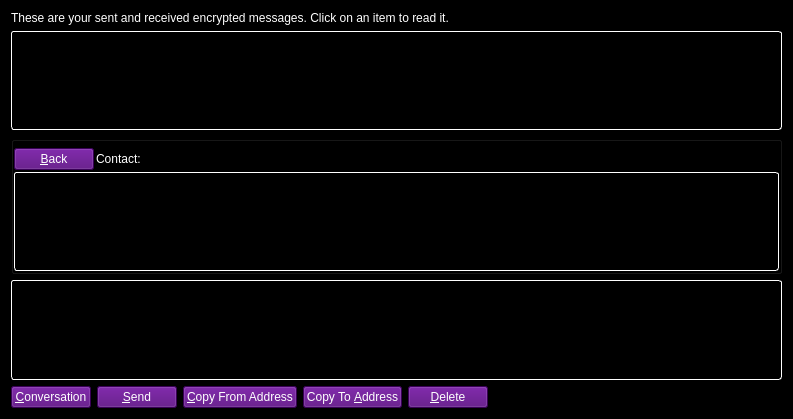
<?xml version="1.0" encoding="UTF-8"?>
<ui version="4.0">
 <class>MessagePage</class>
 <widget class="QWidget" name="MessagePage">
  <property name="geometry">
   <rect>
    <x>0</x>
    <y>0</y>
    <width>793</width>
    <height>419</height>
   </rect>
  </property>
  <property name="palette">
   <palette>
    <active>
     <colorrole role="WindowText">
      <brush brushstyle="SolidPattern">
       <color alpha="255">
        <red>255</red>
        <green>255</green>
        <blue>255</blue>
       </color>
      </brush>
     </colorrole>
     <colorrole role="Button">
      <brush brushstyle="SolidPattern">
       <color alpha="255">
        <red>0</red>
        <green>0</green>
        <blue>0</blue>
       </color>
      </brush>
     </colorrole>
     <colorrole role="Light">
      <brush brushstyle="SolidPattern">
       <color alpha="255">
        <red>0</red>
        <green>0</green>
        <blue>0</blue>
       </color>
      </brush>
     </colorrole>
     <colorrole role="Midlight">
      <brush brushstyle="SolidPattern">
       <color alpha="255">
        <red>0</red>
        <green>0</green>
        <blue>0</blue>
       </color>
      </brush>
     </colorrole>
     <colorrole role="Dark">
      <brush brushstyle="SolidPattern">
       <color alpha="255">
        <red>0</red>
        <green>0</green>
        <blue>0</blue>
       </color>
      </brush>
     </colorrole>
     <colorrole role="Mid">
      <brush brushstyle="SolidPattern">
       <color alpha="255">
        <red>0</red>
        <green>0</green>
        <blue>0</blue>
       </color>
      </brush>
     </colorrole>
     <colorrole role="Text">
      <brush brushstyle="SolidPattern">
       <color alpha="255">
        <red>255</red>
        <green>255</green>
        <blue>255</blue>
       </color>
      </brush>
     </colorrole>
     <colorrole role="BrightText">
      <brush brushstyle="SolidPattern">
       <color alpha="255">
        <red>255</red>
        <green>255</green>
        <blue>255</blue>
       </color>
      </brush>
     </colorrole>
     <colorrole role="ButtonText">
      <brush brushstyle="SolidPattern">
       <color alpha="255">
        <red>255</red>
        <green>255</green>
        <blue>255</blue>
       </color>
      </brush>
     </colorrole>
     <colorrole role="Base">
      <brush brushstyle="SolidPattern">
       <color alpha="255">
        <red>0</red>
        <green>0</green>
        <blue>0</blue>
       </color>
      </brush>
     </colorrole>
     <colorrole role="Window">
      <brush brushstyle="SolidPattern">
       <color alpha="255">
        <red>0</red>
        <green>0</green>
        <blue>0</blue>
       </color>
      </brush>
     </colorrole>
     <colorrole role="Shadow">
      <brush brushstyle="SolidPattern">
       <color alpha="255">
        <red>0</red>
        <green>0</green>
        <blue>0</blue>
       </color>
      </brush>
     </colorrole>
     <colorrole role="AlternateBase">
      <brush brushstyle="SolidPattern">
       <color alpha="255">
        <red>0</red>
        <green>0</green>
        <blue>0</blue>
       </color>
      </brush>
     </colorrole>
     <colorrole role="ToolTipBase">
      <brush brushstyle="SolidPattern">
       <color alpha="255">
        <red>255</red>
        <green>255</green>
        <blue>220</blue>
       </color>
      </brush>
     </colorrole>
     <colorrole role="ToolTipText">
      <brush brushstyle="SolidPattern">
       <color alpha="255">
        <red>0</red>
        <green>0</green>
        <blue>0</blue>
       </color>
      </brush>
     </colorrole>
    </active>
    <inactive>
     <colorrole role="WindowText">
      <brush brushstyle="SolidPattern">
       <color alpha="255">
        <red>255</red>
        <green>255</green>
        <blue>255</blue>
       </color>
      </brush>
     </colorrole>
     <colorrole role="Button">
      <brush brushstyle="SolidPattern">
       <color alpha="255">
        <red>0</red>
        <green>0</green>
        <blue>0</blue>
       </color>
      </brush>
     </colorrole>
     <colorrole role="Light">
      <brush brushstyle="SolidPattern">
       <color alpha="255">
        <red>0</red>
        <green>0</green>
        <blue>0</blue>
       </color>
      </brush>
     </colorrole>
     <colorrole role="Midlight">
      <brush brushstyle="SolidPattern">
       <color alpha="255">
        <red>0</red>
        <green>0</green>
        <blue>0</blue>
       </color>
      </brush>
     </colorrole>
     <colorrole role="Dark">
      <brush brushstyle="SolidPattern">
       <color alpha="255">
        <red>0</red>
        <green>0</green>
        <blue>0</blue>
       </color>
      </brush>
     </colorrole>
     <colorrole role="Mid">
      <brush brushstyle="SolidPattern">
       <color alpha="255">
        <red>0</red>
        <green>0</green>
        <blue>0</blue>
       </color>
      </brush>
     </colorrole>
     <colorrole role="Text">
      <brush brushstyle="SolidPattern">
       <color alpha="255">
        <red>255</red>
        <green>255</green>
        <blue>255</blue>
       </color>
      </brush>
     </colorrole>
     <colorrole role="BrightText">
      <brush brushstyle="SolidPattern">
       <color alpha="255">
        <red>255</red>
        <green>255</green>
        <blue>255</blue>
       </color>
      </brush>
     </colorrole>
     <colorrole role="ButtonText">
      <brush brushstyle="SolidPattern">
       <color alpha="255">
        <red>255</red>
        <green>255</green>
        <blue>255</blue>
       </color>
      </brush>
     </colorrole>
     <colorrole role="Base">
      <brush brushstyle="SolidPattern">
       <color alpha="255">
        <red>0</red>
        <green>0</green>
        <blue>0</blue>
       </color>
      </brush>
     </colorrole>
     <colorrole role="Window">
      <brush brushstyle="SolidPattern">
       <color alpha="255">
        <red>0</red>
        <green>0</green>
        <blue>0</blue>
       </color>
      </brush>
     </colorrole>
     <colorrole role="Shadow">
      <brush brushstyle="SolidPattern">
       <color alpha="255">
        <red>0</red>
        <green>0</green>
        <blue>0</blue>
       </color>
      </brush>
     </colorrole>
     <colorrole role="AlternateBase">
      <brush brushstyle="SolidPattern">
       <color alpha="255">
        <red>0</red>
        <green>0</green>
        <blue>0</blue>
       </color>
      </brush>
     </colorrole>
     <colorrole role="ToolTipBase">
      <brush brushstyle="SolidPattern">
       <color alpha="255">
        <red>255</red>
        <green>255</green>
        <blue>220</blue>
       </color>
      </brush>
     </colorrole>
     <colorrole role="ToolTipText">
      <brush brushstyle="SolidPattern">
       <color alpha="255">
        <red>0</red>
        <green>0</green>
        <blue>0</blue>
       </color>
      </brush>
     </colorrole>
    </inactive>
    <disabled>
     <colorrole role="WindowText">
      <brush brushstyle="SolidPattern">
       <color alpha="255">
        <red>0</red>
        <green>0</green>
        <blue>0</blue>
       </color>
      </brush>
     </colorrole>
     <colorrole role="Button">
      <brush brushstyle="SolidPattern">
       <color alpha="255">
        <red>0</red>
        <green>0</green>
        <blue>0</blue>
       </color>
      </brush>
     </colorrole>
     <colorrole role="Light">
      <brush brushstyle="SolidPattern">
       <color alpha="255">
        <red>0</red>
        <green>0</green>
        <blue>0</blue>
       </color>
      </brush>
     </colorrole>
     <colorrole role="Midlight">
      <brush brushstyle="SolidPattern">
       <color alpha="255">
        <red>0</red>
        <green>0</green>
        <blue>0</blue>
       </color>
      </brush>
     </colorrole>
     <colorrole role="Dark">
      <brush brushstyle="SolidPattern">
       <color alpha="255">
        <red>0</red>
        <green>0</green>
        <blue>0</blue>
       </color>
      </brush>
     </colorrole>
     <colorrole role="Mid">
      <brush brushstyle="SolidPattern">
       <color alpha="255">
        <red>0</red>
        <green>0</green>
        <blue>0</blue>
       </color>
      </brush>
     </colorrole>
     <colorrole role="Text">
      <brush brushstyle="SolidPattern">
       <color alpha="255">
        <red>0</red>
        <green>0</green>
        <blue>0</blue>
       </color>
      </brush>
     </colorrole>
     <colorrole role="BrightText">
      <brush brushstyle="SolidPattern">
       <color alpha="255">
        <red>255</red>
        <green>255</green>
        <blue>255</blue>
       </color>
      </brush>
     </colorrole>
     <colorrole role="ButtonText">
      <brush brushstyle="SolidPattern">
       <color alpha="255">
        <red>0</red>
        <green>0</green>
        <blue>0</blue>
       </color>
      </brush>
     </colorrole>
     <colorrole role="Base">
      <brush brushstyle="SolidPattern">
       <color alpha="255">
        <red>0</red>
        <green>0</green>
        <blue>0</blue>
       </color>
      </brush>
     </colorrole>
     <colorrole role="Window">
      <brush brushstyle="SolidPattern">
       <color alpha="255">
        <red>0</red>
        <green>0</green>
        <blue>0</blue>
       </color>
      </brush>
     </colorrole>
     <colorrole role="Shadow">
      <brush brushstyle="SolidPattern">
       <color alpha="255">
        <red>0</red>
        <green>0</green>
        <blue>0</blue>
       </color>
      </brush>
     </colorrole>
     <colorrole role="AlternateBase">
      <brush brushstyle="SolidPattern">
       <color alpha="255">
        <red>0</red>
        <green>0</green>
        <blue>0</blue>
       </color>
      </brush>
     </colorrole>
     <colorrole role="ToolTipBase">
      <brush brushstyle="SolidPattern">
       <color alpha="255">
        <red>255</red>
        <green>255</green>
        <blue>220</blue>
       </color>
      </brush>
     </colorrole>
     <colorrole role="ToolTipText">
      <brush brushstyle="SolidPattern">
       <color alpha="255">
        <red>0</red>
        <green>0</green>
        <blue>0</blue>
       </color>
      </brush>
     </colorrole>
    </disabled>
   </palette>
  </property>
  <property name="windowTitle">
   <string>Address Book</string>
  </property>
  <layout class="QVBoxLayout" name="verticalLayout_2">
   <item>
    <widget class="QLabel" name="labelExplanation">
     <property name="text">
      <string>These are your sent and received encrypted messages. Click on an item to read it.</string>
     </property>
     <property name="textFormat">
      <enum>Qt::PlainText</enum>
     </property>
     <property name="wordWrap">
      <bool>true</bool>
     </property>
    </widget>
   </item>
   <item>
    <widget class="QTableView" name="tableView">
     <property name="contextMenuPolicy">
      <enum>Qt::CustomContextMenu</enum>
     </property>
     <property name="toolTip">
      <string>Click on a message to view it</string>
     </property>
     <property name="styleSheet">
      <string notr="true">background: rgb(0,0,0); color: rgb(255,255,255); border: 1px inset white; border-radius: 3px; margin: 0px;</string>
     </property>
     <property name="tabKeyNavigation">
      <bool>false</bool>
     </property>
     <property name="alternatingRowColors">
      <bool>true</bool>
     </property>
     <property name="selectionMode">
      <enum>QAbstractItemView::SingleSelection</enum>
     </property>
     <property name="selectionBehavior">
      <enum>QAbstractItemView::SelectRows</enum>
     </property>
     <property name="sortingEnabled">
      <bool>true</bool>
     </property>
     <attribute name="verticalHeaderVisible">
      <bool>false</bool>
     </attribute>
    </widget>
   </item>
   <item>
    <layout class="QVBoxLayout" name="verticalLayout">
     <item>
      <widget class="QGroupBox" name="messageDetails">
       <property name="title">
        <string/>
       </property>
       <layout class="QVBoxLayout" name="verticalLayout_4">
        <property name="spacing">
         <number>2</number>
        </property>
        <property name="leftMargin">
         <number>0</number>
        </property>
        <property name="topMargin">
         <number>6</number>
        </property>
        <property name="rightMargin">
         <number>0</number>
        </property>
        <property name="bottomMargin">
         <number>0</number>
        </property>
        <item>
         <layout class="QHBoxLayout" name="horizontalLayout_3">
          <item>
           <widget class="QPushButton" name="backButton">
            <property name="styleSheet">
             <string notr="true">background-color: rgb(80, 0, 120);
color: rgb(255, 255, 255);</string>
            </property>
            <property name="text">
             <string>&amp;Back</string>
            </property>
            <property name="icon">
             <iconset resource="../bitcoinphantom.qrc">
              <normaloff>:/icons/quit</normaloff>:/icons/quit</iconset>
            </property>
           </widget>
          </item>
          <item>
           <widget class="QLabel" name="labelContact">
            <property name="text">
             <string>Contact:</string>
            </property>
           </widget>
          </item>
          <item>
           <widget class="QLabel" name="contactLabel">
            <property name="text">
             <string/>
            </property>
           </widget>
          </item>
          <item>
           <spacer name="horizontalSpacer_3">
            <property name="orientation">
             <enum>Qt::Horizontal</enum>
            </property>
            <property name="sizeHint" stdset="0">
             <size>
              <width>40</width>
              <height>20</height>
             </size>
            </property>
           </spacer>
          </item>
         </layout>
        </item>
        <item>
         <widget class="QListView" name="listConversation">
          <property name="styleSheet">
           <string notr="true">background: rgb(0,0,0); color: rgb(255,255,255); border: 1px inset white; border-radius: 3px; margin: 0px;</string>
          </property>
         </widget>
        </item>
        <item>
         <layout class="QVBoxLayout" name="verticalLayout_3"/>
        </item>
       </layout>
      </widget>
     </item>
     <item>
      <widget class="MRichTextEdit" name="messageEdit" native="true">
       <property name="minimumSize">
        <size>
         <width>0</width>
         <height>100</height>
        </size>
       </property>
       <property name="styleSheet">
        <string notr="true"> background: rgb(0,0,0); color: rgb(255,255,255); border: 1px inset white; border-radius: 3px; margin: 0px;</string>
       </property>
      </widget>
     </item>
     <item>
      <layout class="QHBoxLayout" name="horizontalLayout">
       <item>
        <widget class="QPushButton" name="newButton">
         <property name="styleSheet">
          <string notr="true">background-color: rgb(80, 0, 120);
color: rgb(255, 255, 255);</string>
         </property>
         <property name="text">
          <string>&amp;Conversation</string>
         </property>
         <property name="icon">
          <iconset resource="../bitcoinphantom.qrc">
           <normaloff>:/icons/add</normaloff>:/icons/add</iconset>
         </property>
        </widget>
       </item>
       <item>
        <widget class="QPushButton" name="sendButton">
         <property name="toolTip">
          <string>Sign a message to prove you own a bitcoinphantom address</string>
         </property>
         <property name="styleSheet">
          <string notr="true">background-color: rgb(80, 0, 120);
color: rgb(255, 255, 255);</string>
         </property>
         <property name="text">
          <string>&amp;Send</string>
         </property>
         <property name="icon">
          <iconset resource="../bitcoinphantom.qrc">
           <normaloff>:/icons/send</normaloff>:/icons/send</iconset>
         </property>
        </widget>
       </item>
       <item>
        <widget class="QPushButton" name="copyFromAddressButton">
         <property name="toolTip">
          <string>Copy the currently selected address to the system clipboard</string>
         </property>
         <property name="styleSheet">
          <string notr="true">background-color: rgb(80, 0, 120);
color: rgb(255, 255, 255);</string>
         </property>
         <property name="text">
          <string>&amp;Copy From Address</string>
         </property>
         <property name="icon">
          <iconset resource="../bitcoinphantom.qrc">
           <normaloff>:/icons/editcopy</normaloff>:/icons/editcopy</iconset>
         </property>
        </widget>
       </item>
       <item>
        <widget class="QPushButton" name="copyToAddressButton">
         <property name="toolTip">
          <string>Copy the currently selected address to the system clipboard</string>
         </property>
         <property name="styleSheet">
          <string notr="true">background-color: rgb(80, 0, 120);
color: rgb(255, 255, 255);</string>
         </property>
         <property name="text">
          <string>Copy To &amp;Address</string>
         </property>
         <property name="icon">
          <iconset resource="../bitcoinphantom.qrc">
           <normaloff>:/icons/editcopy</normaloff>:/icons/editcopy</iconset>
         </property>
        </widget>
       </item>
       <item>
        <widget class="QPushButton" name="deleteButton">
         <property name="toolTip">
          <string>Delete the currently selected address from the list</string>
         </property>
         <property name="styleSheet">
          <string notr="true">background-color: rgb(80, 0, 120);
color: rgb(255, 255, 255);</string>
         </property>
         <property name="text">
          <string>&amp;Delete</string>
         </property>
         <property name="icon">
          <iconset resource="../bitcoinphantom.qrc">
           <normaloff>:/icons/remove</normaloff>:/icons/remove</iconset>
         </property>
        </widget>
       </item>
       <item>
        <spacer name="horizontalSpacer">
         <property name="orientation">
          <enum>Qt::Horizontal</enum>
         </property>
         <property name="sizeHint" stdset="0">
          <size>
           <width>40</width>
           <height>20</height>
          </size>
         </property>
        </spacer>
       </item>
      </layout>
     </item>
    </layout>
   </item>
  </layout>
 </widget>
 <customwidgets>
  <customwidget>
   <class>MRichTextEdit</class>
   <extends>QWidget</extends>
   <header>mrichtextedit.h</header>
   <container>1</container>
  </customwidget>
 </customwidgets>
 <resources>
  <include location="../bitcoinphantom.qrc"/>
 </resources>
 <connections/>
</ui>
